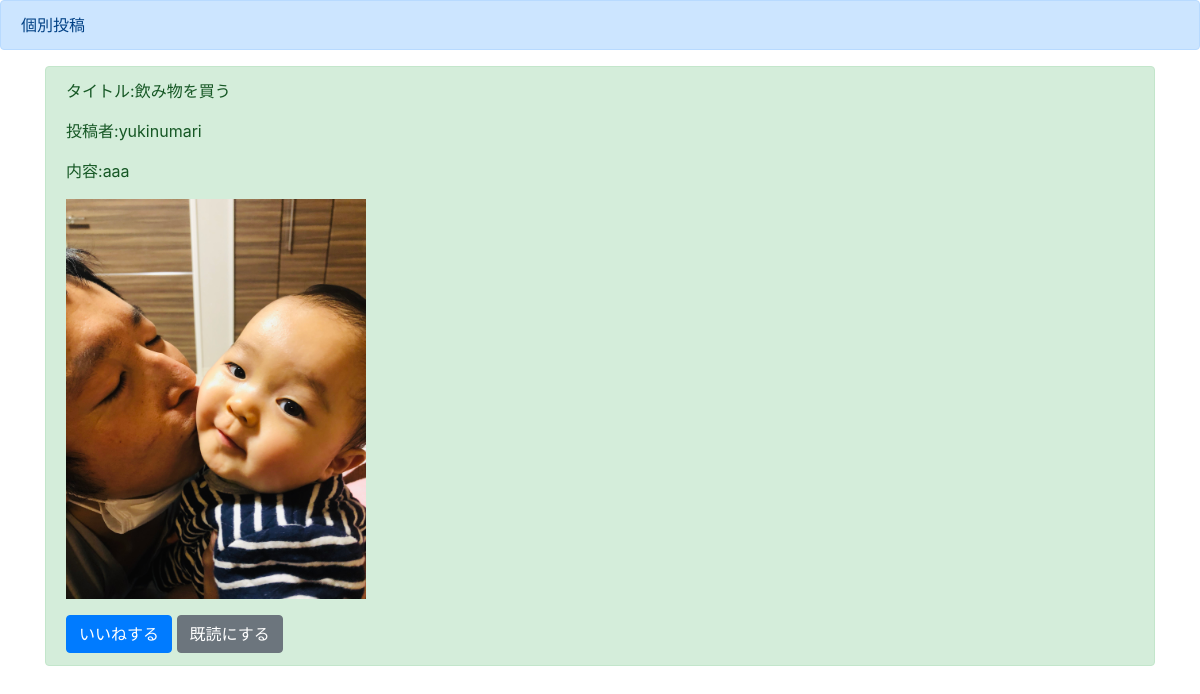
Screenshot of /detail/9 with the database file from the repository.
### boardapp/models.py (models this page shows, shortened)
class BoardModel(models.Model) :
    title = models.CharField(max_length=100)
    content = models.TextField()
    author = models.CharField(max_length=100)
    images = models.ImageField(upload_to="")
    good = models.IntegerField(null=True, blank=True, default=0)
    read = models.IntegerField(null=True, blank=True, default=0)
    readtext = models.CharField(max_length=200,null=True, blank=True, default="a")

### boardapp/views.py (the view)
# urls.py: path("detail/<int:pk>",detailfunc,name="detail"),
def detailfunc(request,pk) :
    object = BoardModel.objects.get(pk=pk)
    return render(request,"detail.html",{"object":object})

### templates/detail.html (shortened to what this page needs)
{% extends "base.html" %}
{% block header %}
<div class="alert alert-primary" role="alert">
 個別投稿
</div>
{% endblock header %}
{% block content %}
<div class="container">
  <div class="alert alert-success" role="alert">
    <p>タイトル:{{object.title}}</p>
    <p>投稿者:{{object.author}}</p>
    <p>内容:{{object.content}}</p>
    <p><img src ="{{object.images.url}}" width=300></p>
    <a href="{% url "good" object.pk %}" class="btn btn-primary" role="button" aria-pressed="true">いいねする</a>
    <a href="{% url "read" object.pk %}" class="btn btn-secondary" role="button" aria-pressed="true">既読にする</a>
  </div>
</div>
{% endblock content %}

### rows the page displays
BoardModel: title "飲み物を買う", author "yukinumari", content "aaa", images (picture)
